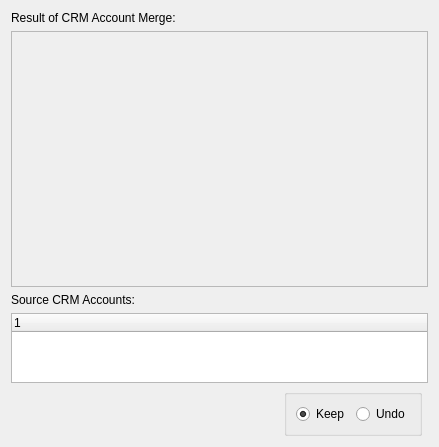
<?xml version="1.0" encoding="UTF-8"?>
<ui version="4.0">
 <class>crmaccountMergeResultPage</class>
 <widget class="QWizardPage" name="crmaccountMergeResultPage">
  <property name="geometry">
   <rect>
    <x>0</x>
    <y>0</y>
    <width>439</width>
    <height>447</height>
   </rect>
  </property>
  <property name="windowTitle">
   <string>WizardPage</string>
  </property>
  <property name="title">
   <string>Result of Merge</string>
  </property>
  <property name="subTitle">
   <string>To keep this merge result, make sure Keep is selected below and click the Continue or Next Page button. To undo the merge, make sure the Undo button is selected and click Next Page or Continue.</string>
  </property>
  <layout class="QGridLayout" name="gridLayout">
   <item row="0" column="0" colspan="3">
    <widget class="XLabel" name="_targetResultLit">
     <property name="text">
      <string>Result of CRM Account Merge:</string>
     </property>
    </widget>
   </item>
   <item row="2" column="0" colspan="3">
    <widget class="QScrollArea" name="_resultScrollArea">
     <property name="sizePolicy">
      <sizepolicy hsizetype="Expanding" vsizetype="Expanding">
       <horstretch>0</horstretch>
       <verstretch>4</verstretch>
      </sizepolicy>
     </property>
     <property name="widgetResizable">
      <bool>true</bool>
     </property>
     <widget class="QWidget" name="_resultScrollAreaContents">
      <property name="geometry">
       <rect>
        <x>0</x>
        <y>0</y>
        <width>411</width>
        <height>218</height>
       </rect>
      </property>
      <layout class="QVBoxLayout" name="verticalLayout"/>
     </widget>
    </widget>
   </item>
   <item row="4" column="0" colspan="3">
    <widget class="XTreeWidget" name="_source">
     <property name="sizePolicy">
      <sizepolicy hsizetype="Expanding" vsizetype="Expanding">
       <horstretch>0</horstretch>
       <verstretch>1</verstretch>
      </sizepolicy>
     </property>
    </widget>
   </item>
   <item row="3" column="0" colspan="3">
    <widget class="QLabel" name="_sourceLit">
     <property name="text">
      <string>Source CRM Accounts:</string>
     </property>
    </widget>
   </item>
   <item row="5" column="0">
    <spacer name="horizontalSpacer">
     <property name="orientation">
      <enum>Qt::Horizontal</enum>
     </property>
     <property name="sizeHint" stdset="0">
      <size>
       <width>40</width>
       <height>20</height>
      </size>
     </property>
    </spacer>
   </item>
   <item row="5" column="1">
    <widget class="QGroupBox" name="_nextStepGroup">
     <property name="title">
      <string/>
     </property>
     <layout class="QGridLayout" name="gridLayout_2">
      <item row="0" column="0">
       <widget class="QRadioButton" name="_keep">
        <property name="text">
         <string>Keep</string>
        </property>
        <property name="checked">
         <bool>true</bool>
        </property>
       </widget>
      </item>
      <item row="0" column="1">
       <widget class="QRadioButton" name="_undo">
        <property name="text">
         <string>Undo</string>
        </property>
       </widget>
      </item>
     </layout>
    </widget>
   </item>
  </layout>
 </widget>
 <customwidgets>
  <customwidget>
   <class>XLabel</class>
   <extends>QLabel</extends>
   <header>xlabel.h</header>
  </customwidget>
  <customwidget>
   <class>XTreeWidget</class>
   <extends>QTreeWidget</extends>
   <header>xtreewidget.h</header>
   <container>1</container>
  </customwidget>
 </customwidgets>
 <resources/>
 <connections/>
</ui>
